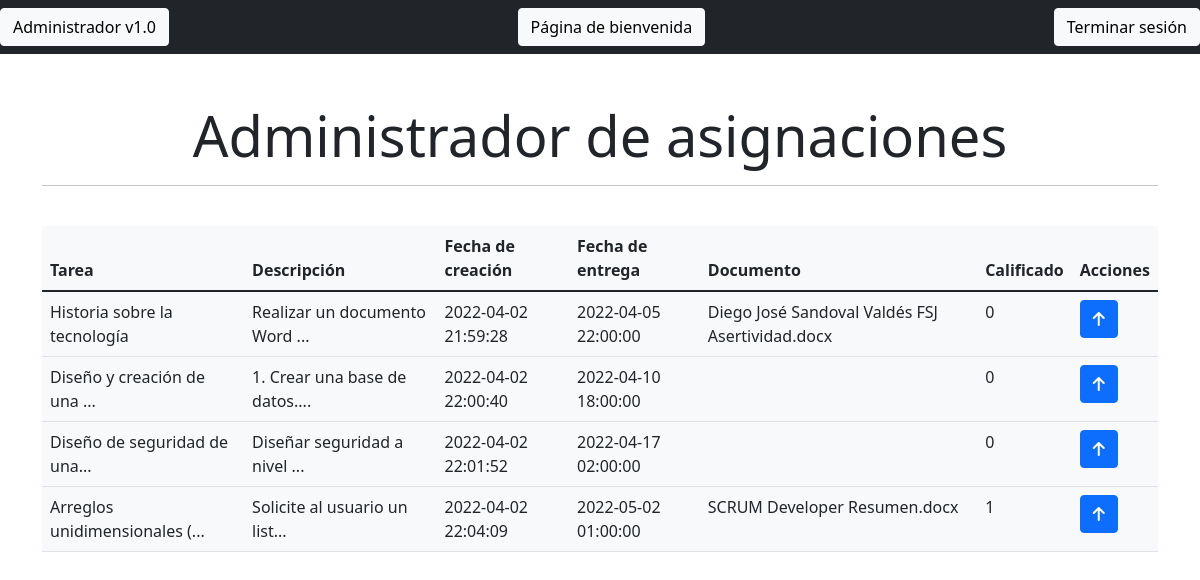
The app's page / (signed in) with its own data.
### tables this page shows
CREATE TABLE `tareas` (
  `IDTarea` int(11) NOT NULL,
  `Titulo` varchar(200) DEFAULT NULL,
  `Descripcion` varchar(1500) DEFAULT NULL,
  `Fecha_creada` timestamp NULL DEFAULT current_timestamp(),
  `Fecha_entrega` timestamp NULL DEFAULT NULL,
  `Documento` tinyblob DEFAULT NULL,
  `Calificado` tinyint(4) NOT NULL DEFAULT 0,
  `lk` int(11) DEFAULT NULL,
  `IDProfesor` int(11) DEFAULT NULL
);

### controller.php (called while the page is built, shortened)
<?php
    class CrudController implements CrudControllerInterface
    {
        private $conectar;
        public function __construct(DBConnectionInterface $conectar)
        {
            $this->conectar= $conectar;
        }
        public function tableTask()
        {
            $con=$this->conectar->connectDB();
            $query= "SELECT * FROM tareas";
            $result_tasks=mysqli_query($con,$query);
            return $result_tasks;
        }
    }
?>

### index.php (the view, shortened to what this page needs)
<?php include ("includes/header.php")?>
<?php require_once ("controller.php") ?>
<?php require_once ("loginSystem.php");
if($_SESSION['rol'] == "alumno"){?>
<div class="container">
    <div class="row">
        <div class="col-md-12 mt-5">
            <h1 class="text-center display-4">Administrador de asignaciones</h1>
            <hr class="height:1px;color: black;background-color:black;">
        </div>
    </div>
    <br>
    <div class="col-md-12">
        <table class="table table-hover bg-light text-dark">
            <thead>
                <tr>
                    <th>Tarea</th>
                    <th>Descripción</th>
                    <th>Fecha de creación</th>
                    <th>Fecha de entrega</th>
                    <th>Documento</th>
                    <th>Calificado</th>
                    <th>Acciones</th>
                </tr>
            </thead>
            <tbody>
                <?php
                    $result_tasks=new CrudController(new Connection);
                    $result_tasks=$result_tasks->tableTask();
                    while($row=mysqli_fetch_array($result_tasks)){?>
                <tr>
                    <td><?php if (strlen($row['Titulo']) > 30)
                        {
                        $row['Titulo'] = substr($row['Titulo'], 0, 27) . '...';
                        }
                        echo $row['Titulo']?></td>
                    <td><?php if (strlen($row['Descripcion']) > 30)
                        {
                        $row['Descripcion'] = substr($row['Descripcion'], 0, 27) . '...';
                        }
                        echo $row['Descripcion']?>
                    </td>
                    <td><?php echo $row['Fecha_creada']?></td>
                    <td><?php echo $row['Fecha_entrega']?></td>
                    <td><?php echo $row['Documento']?></td>
                    <td><?php echo $row['Calificado']?></td>
                    <td>
                        <a href="upload_task.php?IDTarea=<?php echo $row['IDTarea']?>" class="btn btn-primary">
                            <i class="fa-solid fa-arrow-up"></i>
                        </a>
                    </td>
                </tr>
                <?php }?>
            </tbody>
        </table>
    </div>
</div>
<?php } else if($_SESSION['rol'] == "profesor"){ ?>
<div class="container">
    <div class="row">
        <div class="col-md-12 mt-5">
            <h1 class="text-center display-4">Administrador de asignaciones</h1>
            <hr class="height:1px;color: black;background-color:black;">
        </div>
    </div>
    <div class="col-md-12">
        <?php if(isset($_SESSION['message'])) {?>
        <div class="alert alert-<?= $_SESSION['message_type']?> alert-dismissible fade show" role="alert">
            <?= $_SESSION['message']?>
            <button type="button" class="btn-close" data-bs-dismiss="alert" aria-label="Close">
                <span aria-hidden="true">&times;</span>
            </button>
        </div>
        <?php session_unset(); }?>
        <a href="create_task.php" class="btn btn-success">Crear una nueva tarea</a><br>
    </div><br>
    <div class="col-md-12">
        <table class="table table-hover bg-light text-dark">
            <thead>
                <tr>
                    <th>Tarea</th>
                    <th>Descripción</th>
                    <th>Fecha de creación</th>
                    <th>Fecha de entrega</th>
                    <th>Documento</th>
                    <th>Calificado</th>
                    <th>Acciones</th>
                </tr>
            </thead>
            <tbody>
                <?php
                    $result_tasks=new CrudController(new Connection);
                    $result_tasks=$result_tasks->tableTask();
                    while($row=mysqli_fetch_array($result_tasks)){?>
                <tr>
                    <td><?php if (strlen($row['Titulo']) > 30)
                        {
                        $row['Titulo'] = substr($row['Titulo'], 0, 27) . '...';
                        }
                        echo $row['Titulo']?></td>
                    <td><?php if (strlen($row['Descripcion']) > 30)
                        {
                        $row['Descripcion'] = substr($row['Descripcion'], 0, 27) . '...';
                        }
                        echo $row['Descripcion']?>
                    </td>
                    <td><?php echo $row['Fecha_creada']?></td>
                    <td><?php echo $row['Fecha_entrega']?></td>
                    <td><a href="download_task.php?IDTarea=<?php echo $row['IDTarea']?>"><?php echo $row['Documento']?></a></td>
                    <td><?php echo $row['Calificado']?></td>
                    <td>
                        <a href="update.php?IDTarea=<?php echo $row['IDTarea']?>" class="btn btn-secondary">
                            <i class="fas fa-marker"></i>
                        </a>
                        <a href="delete.php?IDTarea=<?php echo $row['IDTarea']?>" class="btn btn-danger">
                            <i class="far fa-trash-alt"></i>
                        </a>
                    </td>
                </tr>
                <?php }?>
            </tbody>
        </table>
    </div>
</div>
<?php } ?>
<?php include("includes/footer.php")?>

### includes/header.php (shortened to what this page needs)
<!DOCTYPE html>
<html lang="en">
<head>
    <link href="https://cdn.jsdelivr.net/npm/bootstrap@5.1.3/dist/css/bootstrap.min.css" rel="stylesheet">
</head>
<body>
    <nav class="navbar navbar-dark bg-dark">
        <a href="index.php" class="btn btn-light btn-block">Administrador v1.0</a>
        <a href="welcomePage.php" class="btn btn-light btn-block">Página de bienvenida</a>
        <form action="login.php" method="post">
            <input type="submit" name=logout_button value="Terminar sesión" class="btn btn-light btn-block">
        </form>
    </nav>

### includes/footer.php (shortened to what this page needs)
</body>
</html>

### records on screen
tareas: Titulo "Historia sobre la tecnología", Descripcion "Realizar un documento Word ...", Fecha_creada "2022-04-02 21:59:28", Fecha_entrega "2022-04-05 22:00:00", Documento "Diego José Sandoval Valdés FSJ Asertividad.docx", Calificado "0"
tareas: Titulo "Diseño y creación de una ...", Descripcion "1. Crear una base de datos....", Fecha_creada "2022-04-02 22:00:40", Fecha_entrega "2022-04-10 18:00:00", Calificado "0"
tareas: Titulo "Diseño de seguridad de una...", Descripcion "Diseñar seguridad a nivel ...", Fecha_creada "2022-04-02 22:01:52", Fecha_entrega "2022-04-17 02:00:00", Calificado "0"
tareas: Titulo "Arreglos unidimensionales (...", Descripcion "Solicite al usuario un list...", Fecha_creada "2022-04-02 22:04:09", Fecha_entrega "2022-05-02 01:00:00", Documento "SCRUM Developer Resumen.docx", Calificado "1"
